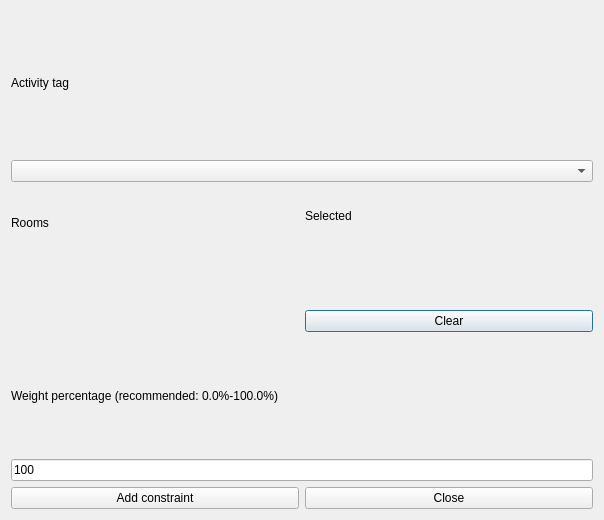
<?xml version="1.0" encoding="UTF-8"?>
<ui version="4.0">
 <class>AddConstraintActivityTagPreferredRoomsForm_template</class>
 <widget class="QDialog" name="AddConstraintActivityTagPreferredRoomsForm_template">
  <property name="geometry">
   <rect>
    <x>0</x>
    <y>0</y>
    <width>604</width>
    <height>520</height>
   </rect>
  </property>
  <property name="windowTitle">
   <string extracomment="This is the title of the dialog to add a new constraint of this type">Add activity tag preferred rooms</string>
  </property>
  <layout class="QGridLayout" name="gridLayout">
   <item row="0" column="0" colspan="2">
    <widget class="QLabel" name="subjectsTextLabel_2">
     <property name="text">
      <string>Activity tag</string>
     </property>
     <property name="wordWrap">
      <bool>false</bool>
     </property>
    </widget>
   </item>
   <item row="1" column="0" colspan="2">
    <widget class="QComboBox" name="activityTagsComboBox"/>
   </item>
   <item row="2" column="0">
    <layout class="QVBoxLayout">
     <item>
      <widget class="QLabel" name="roomsTextLabel">
       <property name="frameShape">
        <enum>QFrame::NoFrame</enum>
       </property>
       <property name="frameShadow">
        <enum>QFrame::Plain</enum>
       </property>
       <property name="text">
        <string>Rooms</string>
       </property>
       <property name="wordWrap">
        <bool>false</bool>
       </property>
      </widget>
     </item>
     <item>
      <widget class="Q3ListBox" name="roomsListBox">
       <item>
        <property name="text">
         <string>New Item</string>
        </property>
       </item>
      </widget>
     </item>
    </layout>
   </item>
   <item row="2" column="1">
    <layout class="QVBoxLayout" name="verticalLayout">
     <item>
      <widget class="QLabel" name="selectedRoomsTextLabel">
       <property name="frameShape">
        <enum>QFrame::NoFrame</enum>
       </property>
       <property name="frameShadow">
        <enum>QFrame::Plain</enum>
       </property>
       <property name="text">
        <string comment="It refers to a list of selected activities">Selected</string>
       </property>
       <property name="wordWrap">
        <bool>false</bool>
       </property>
      </widget>
     </item>
     <item>
      <widget class="Q3ListBox" name="selectedRoomsListBox">
       <item>
        <property name="text">
         <string>New Item</string>
        </property>
       </item>
      </widget>
     </item>
     <item>
      <widget class="QPushButton" name="clearPushButton">
       <property name="text">
        <string>Clear</string>
       </property>
      </widget>
     </item>
    </layout>
   </item>
   <item row="3" column="0" colspan="2">
    <layout class="QVBoxLayout">
     <item>
      <widget class="QLabel" name="weightTextLabel">
       <property name="frameShape">
        <enum>QFrame::NoFrame</enum>
       </property>
       <property name="frameShadow">
        <enum>QFrame::Plain</enum>
       </property>
       <property name="text">
        <string>Weight percentage (recommended: 0.0%-100.0%)</string>
       </property>
       <property name="wordWrap">
        <bool>false</bool>
       </property>
      </widget>
     </item>
     <item>
      <widget class="QLineEdit" name="weightLineEdit">
       <property name="text">
        <string>100</string>
       </property>
      </widget>
     </item>
    </layout>
   </item>
   <item row="4" column="0" colspan="2">
    <layout class="QHBoxLayout">
     <item>
      <widget class="QPushButton" name="addConstraintPushButton">
       <property name="text">
        <string>Add constraint</string>
       </property>
      </widget>
     </item>
     <item>
      <widget class="QPushButton" name="closePushButton">
       <property name="text">
        <string>Close</string>
       </property>
      </widget>
     </item>
    </layout>
   </item>
  </layout>
 </widget>
 <layoutdefault spacing="6" margin="11"/>
 <customwidgets>
  <customwidget>
   <class>Q3Frame</class>
   <extends>QFrame</extends>
   <header>Qt3Support/Q3Frame</header>
   <container>1</container>
  </customwidget>
  <customwidget>
   <class>Q3ListBox</class>
   <extends>Q3Frame</extends>
   <header>q3listbox.h</header>
  </customwidget>
 </customwidgets>
 <tabstops>
  <tabstop>activityTagsComboBox</tabstop>
  <tabstop>roomsListBox</tabstop>
  <tabstop>selectedRoomsListBox</tabstop>
  <tabstop>weightLineEdit</tabstop>
  <tabstop>addConstraintPushButton</tabstop>
  <tabstop>closePushButton</tabstop>
 </tabstops>
 <resources/>
 <connections/>
</ui>
